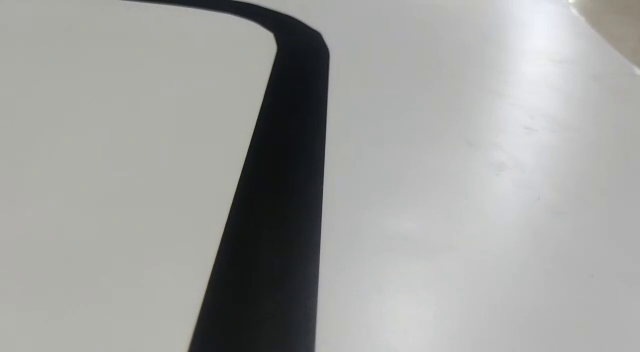
#> input picture frame 42 of test_video_1.mp4, 640 x 352 px
$ python LaneDetectionModule.py
#> lines starting #> are read from the running program, lines starting #| are printed output that depends on the picture; after the words box and inside, x2 and y2 are one past the last pixel; in counts of white or black regions, pixels touching at a corner belong together
### utlis.py
import cv2
import numpy as np

def thresholding(img):
    imgHsv = cv2.cvtColor(img,cv2.COLOR_BGR2HSV)
    lowerWhite = np.array([0,0,0])
    upperWhite = np.array([180,140,100])
    maskwhite = cv2.inRange(img,lowerWhite,upperWhite)
    return maskwhite

def warpImg(img, points, w, h,inv=False):
    pts1 = np.float32(points)
    pts2 = np.float32([[0,0],[w,0],[0,h],[w,h]])
    if inv:
        matrix = cv2.getPerspectiveTransform(pts2,pts1)
    else:
        matrix = cv2.getPerspectiveTransform(pts1, pts2)
    imgWarp = cv2.warpPerspective(img, matrix, (w,h))
    return imgWarp

def nothing(a):
    pass

def initializeTrackbars(initilTracbarVals, wT=480, hT=240):
    cv2.namedWindow('Trackbars')
    cv2.resizeWindow('Trackbars',360,240)
    cv2.createTrackbar('Width Top', 'Trackbars', initilTracbarVals[0],wT//2, nothing)
    cv2.createTrackbar('Height Top', 'Trackbars', initilTracbarVals[1],hT, nothing)
    cv2.createTrackbar('Width bottom', 'Trackbars', initilTracbarVals[2],wT//2, nothing)
    cv2.createTrackbar('Height bottom', 'Trackbars', initilTracbarVals[3],hT, nothing)

def valTrackbars(wT=480, hT=240):
    widthTop = cv2.getTrackbarPos('Width Top', 'Trackbars')
    heightTop = cv2.getTrackbarPos('Height Top', 'Trackbars')
    widthBottom = cv2.getTrackbarPos('Width bottom', 'Trackbars')
    heightBottom = cv2.getTrackbarPos('Height bottom', 'Trackbars')
    points = np.float32([(widthTop, heightTop), (wT-widthTop, heightTop), (widthBottom, heightBottom), (wT-widthBottom, heightBottom)])
    return points

def drawPoints(img, points):
    for x in range(4):
        cv2.circle(img, (int(points[x][0]), int(points[x][1])), 15, (0,0,255), cv2.FILLED)
    return img

def getHistogram(img, minPer=0.1, display=False, region=1):
    if region ==1:
        histValues = np.sum(img, axis=0)
    else:
        histValues = np.sum(img[img.shape[0]//region:,:], axis=0)
    # print(histValues)
    maxValue = np.max(histValues)
    minValue = minPer*maxValue

    indexArray = np.where(histValues >= minValue)
    basePoint = int(np.average(indexArray))
    # print(basePoint)

    if display:
        imgHist = np.zeros((img.shape[0], img.shape[1],3), np.uint8)
        for x,intensity in enumerate(histValues):
            cv2.line(imgHist,(x,img.shape[0]),(x,(img.shape[0]-int(intensity//255//region))),(255,0,255),1)
            cv2.circle(imgHist,(basePoint, img.shape[0]), 20,(0,255,255), cv2.FILLED)
        return basePoint,imgHist
    return basePoint

def stackImages(scale,imgArray):
    rows = len(imgArray)
    cols = len(imgArray[0])
    rowsAvailable = isinstance(imgArray[0], list)
    width = imgArray[0][0].shape[1]
    height = imgArray[0][0].shape[0]
    if rowsAvailable:
        for x in range ( 0, rows):
            for y in range(0, cols):
                if imgArray[x][y].shape[:2] == imgArray[0][0].shape [:2]:
                    imgArray[x][y] = cv2.resize(imgArray[x][y], (0, 0), None, scale, scale)
                else:
                    imgArray[x][y] = cv2.resize(imgArray[x][y], (imgArray[0][0].shape[1], imgArray[0][0].shape[0]), None, scale, scale)
                if len(imgArray[x][y].shape) == 2: imgArray[x][y]= cv2.cvtColor( imgArray[x][y], cv2.COLOR_GRAY2BGR)
        imageBlank = np.zeros((height, width, 3), np.uint8)
        hor = [imageBlank]*rows
        hor_con = [imageBlank]*rows
        for x in range(0, rows):
            hor[x] = np.hstack(imgArray[x])
        ver = np.vstack(hor)
    else:
        for x in range(0, rows):
            if imgArray[x].shape[:2] == imgArray[0].shape[:2]:
                imgArray[x] = cv2.resize(imgArray[x], (0, 0), None, scale, scale)
            else:
                imgArray[x] = cv2.resize(imgArray[x], (imgArray[0].shape[1], imgArray[0].shape[0]), None,scale, scale)
            if len(imgArray[x].shape) == 2: imgArray[x] = cv2.cvtColor(imgArray[x], cv2.COLOR_GRAY2BGR)
        hor= np.hstack(imgArray)
        ver = hor
    return ver

### LaneDetectionModule.py
import cv2
import numpy as np
import utlis

curveList = []
avgVal = 10

def getLaneCurve(img,display):
    imgCopy = img.copy()
    imgResult = img.copy()
    # step 1
    imgThres = utlis.thresholding(img)

    # step 2
    hT, wT, c = img.shape
    points = utlis.valTrackbars()
    imgWarp = utlis.warpImg(imgThres, points, wT,hT)
    imgWarpPoints = utlis.drawPoints(imgCopy, points)

    # step 3
    midPoint, imgHist = utlis.getHistogram(imgWarp,minPer=0.5, display=True,region=4)
    curveAveragePoint, imgHist = utlis.getHistogram(imgWarp,minPer=0.9, display=True,region=1)
    curveRaw = curveAveragePoint-midPoint

    # step 4
    curveList.append(curveRaw)
    if len(curveList)>avgVal:
        curveList.pop(0)

    curve = int(sum(curveList)/len(curveList))

    # step 5
    if display != 0:
        imgInvWarp = utlis.warpImg(imgWarp, points, wT, hT,inv = True)
        # cv2.imshow("inv", imgInvWarp)
        imgInvWarp = cv2.cvtColor(imgInvWarp,cv2.COLOR_GRAY2BGR)
        imgInvWarp[0:hT//3,0:wT] = 0,0,0
        imgLaneColor = np.zeros_like(img)
        imgLaneColor[:] = 0, 255, 0
        imgLaneColor = cv2.bitwise_and(imgInvWarp, imgLaneColor)
        imgResult = cv2.addWeighted(imgResult,1,imgLaneColor,1,0)
        midY = 200
        cv2.putText(imgResult,str(curve),(wT//2-200,50),cv2.FONT_HERSHEY_COMPLEX,1.5,(255,0,255),2)
        cv2.line(imgResult,(wT//2,midY),(wT//2+(curve*3),midY),(255,0,255),5)
        cv2.line(imgResult, ((wT // 2 + (curve * 3)), midY-25), (wT // 2 + (curve * 3), midY+25), (0, 0, 255), 5)
        for x in range(-30, 30):
            w = wT // 20
            cv2.line(imgResult, (w * x + int(curve//50 ), midY-10),
                    (w * x + int(curve//50 ), midY+10), (0, 0, 255), 2)
        # fps = cv2.getTickFrequency() / (cv2.getTickCount() - timer)
        fps = int(cap.get(cv2.CAP_PROP_FPS))
        cv2.putText(imgResult, 'FPS '+str(int(fps)), (300, 40), cv2.FONT_HERSHEY_SIMPLEX, 1, (230,50,50), 3)
    if display == 2:
        imgStacked = utlis.stackImages(0.8,([img,imgWarpPoints,imgWarp],
                                            [imgHist,imgLaneColor,imgResult]))
        cv2.imshow('ImageStack',imgStacked)
    elif display == 1:
        cv2.imshow('Resutlt',imgResult)

    # normalization
    if curve>-5 and curve<=5:
        curve = 0
    elif curve>-10 and curve<=-5:
        curve = -1
    elif curve<-10:
        curve = -2
    elif curve>5 and curve<=10:
        curve = 1
    elif curve>10:
        curve = 2
    return curve

if __name__ == '__main__':
    cap = cv2.VideoCapture('/home/alok/autonomus_robot/test_video_1.mp4')
    # cap = cv2.VideoCapture(0)
    intialTrackBarVals = [130,130,30,240]
    utlis.initializeTrackbars(intialTrackBarVals)
    frameCounter = 0

    while True:
        frameCounter += 1
        if cap.get(cv2.CAP_PROP_FRAME_COUNT) == frameCounter:
            cap.set(cv2.CAP_PROP_POS_FRAMES, 0)
            frameCounter = 0
        success, img = cap.read()
#> img is the input picture: shape (352, 640, 3); mean B, G, R 159.9, 161.6, 161.2
        img = cv2.resize(img,(480,240))
#> img: shape (240, 480, 3)
        curve = getLaneCurve(img, display=2)
#> in thresholding, `imgHsv = cv2.cvtColor(img,cv2.COLOR_BGR2HSV)`: imgHsv: shape (240, 480, 3); mean H, S, V 43.4, 9.1, 162.2
#> in thresholding, `maskwhite = cv2.inRange(img,lowerWhite,upperWhite)`:
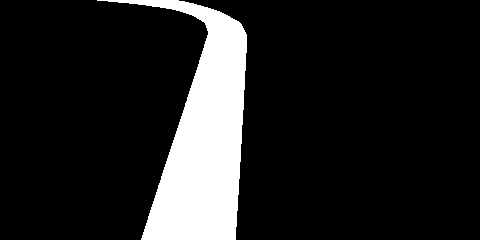
#> maskwhite: shape (240, 480); 13.3% white; 1 white region, box (x1, y1, x2, y2) and area: (97, 0, 247, 240) 15358
#> in warpImg, `imgWarp = cv2.warpPerspective(img, matrix, (w,h))`:
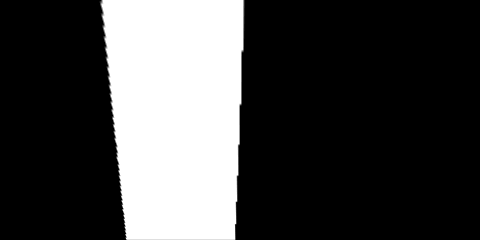
#> imgWarp: shape (240, 480); min 0, max 255, mean 67
#> in getHistogram, `histValues = np.sum(img[img.shape[0]//region:,:], axis=0)`: histValues = 480 values, max 45868 at index 127, min 0 at index 0, mean 11653.3
#> in getHistogram, `maxValue = np.max(histValues)`: maxValue = 45868
#> in getHistogram, `minValue = minPer*maxValue`: minValue = 22934
#> in getHistogram, `basePoint = int(np.average(indexArray))`: basePoint = 177
#> after the loop in getHistogram, `for x,intensity in enumerate(histValues):`:
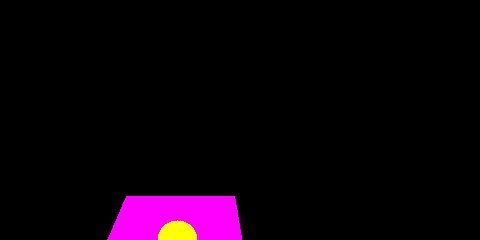
#> imgHist: shape (240, 480, 3); mean of channels 0, 1, 2 10.5, 1.3, 11.9; drawn as B, G, R
#> call 2 of getHistogram, with minPer = 0.9, display = True, region = 1
#> in getHistogram (call 2), `histValues = np.sum(img, axis=0)`: histValues = 480 values, max 61168 at index 127, min 0 at index 0, mean 16086.6
#> in getHistogram (call 2), `maxValue = np.max(histValues)`: maxValue = 61168
#> in getHistogram (call 2), `minValue = minPer*maxValue`: minValue = 55051.2
#> in getHistogram (call 2), `basePoint = int(np.average(indexArray))`: basePoint = 179
#> after the loop in getHistogram (call 2), `for x,intensity in enumerate(histValues):`:
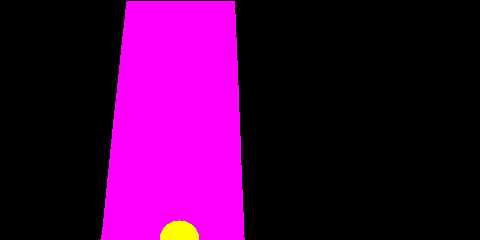
#> imgHist: shape (240, 480, 3); mean of channels 0, 1, 2 65.4, 1.3, 66.8; drawn as B, G, R
#> in getLaneCurve, `curveRaw = curveAveragePoint-midPoint`: curveRaw = 2
#> in getLaneCurve, `cv2.line(imgResult,(wT//2,midY),(wT//2+(curve*3),midY),(255,0,255),5)`: imgResult: shape (240, 480, 3); mean B, G, R 160.2, 178.4, 161.4
#> after the loop in getLaneCurve, `for x in range(-30, 30):`:
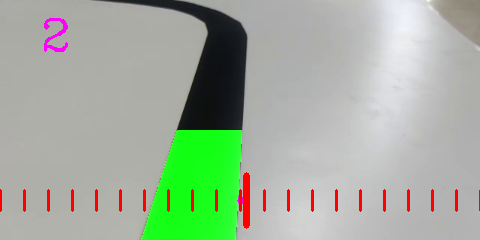
#> imgResult: shape (240, 480, 3); mean B, G, R 157.8, 175.7, 162.7
#> in getLaneCurve, `fps = int(cap.get(cv2.CAP_PROP_FPS))`: fps = 30
#> in getLaneCurve, `cv2.putText(imgResult, 'FPS '+str(int(fps)), (300, 40), cv2.FONT_HERSH..`:
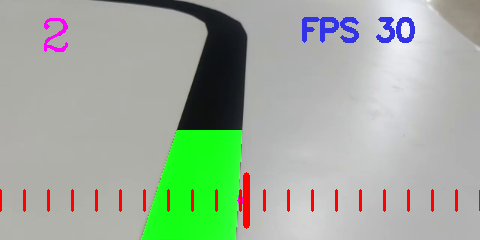
#> imgResult: shape (240, 480, 3); 1.13% of pixels changed, all inside (x1, y1, x2, y2) = (302, 17, 415, 43)
#> after the loop in stackImages, `for x in range(0, rows):`: hor = 2 items
#> in stackImages, `ver = np.vstack(hor)`:
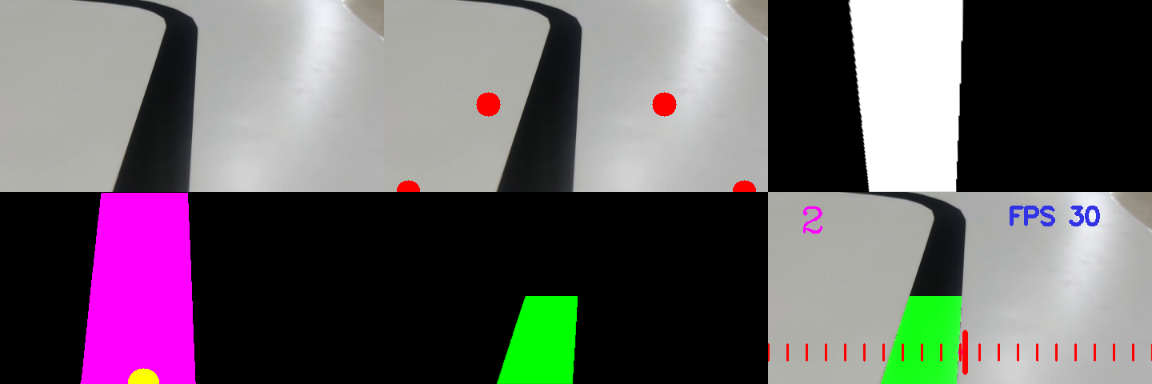
#> ver: shape (384, 1152, 3); mean of channels 0, 1, 2 101.1, 96.9, 103; drawn as B, G, R
#> curve = 0
        print(curve)
#| 0
        # cv2.imshow('video', img)
        if cv2.waitKey(1) & 0xFF == ord('q'):
#> (key q is pressed here)
            break

$ run again, starting later in the video
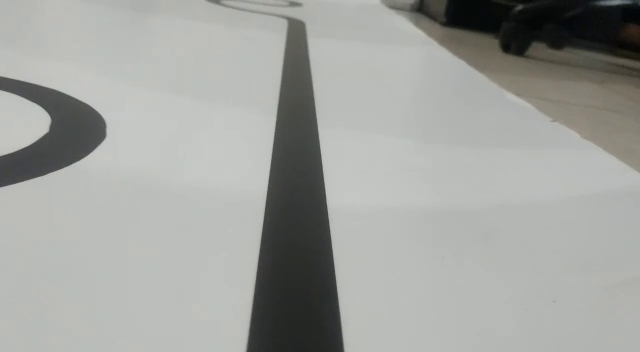
#> input picture frame 190 of test_video_1.mp4, 640 x 352 px
#> img is the input picture: shape (352, 640, 3); mean B, G, R 158.4, 161.7, 160.4
#> imgHsv: shape (240, 480, 3); mean H, S, V 49, 9.5, 162
#> maskwhite: shape (240, 480); 16.6% white; 3 white regions, box (x1, y1, x2, y2) and area: (185, 14, 258, 240) 9462, (295, 0, 480, 61) 6802, (0, 53, 79, 127) 2908
#> in getHistogram, `histValues = np.sum(img[img.shape[0]//region:,:], axis=0)`: histValues = 480 values, max 45868 at index 178, min 0 at index 0, mean 8383.7
#> maxValue = 45868
#> minValue = 22934
#> basePoint = 211
#> curveRaw = 0
#> after the loop in getLaneCurve, `for x in range(-30, 30):`:
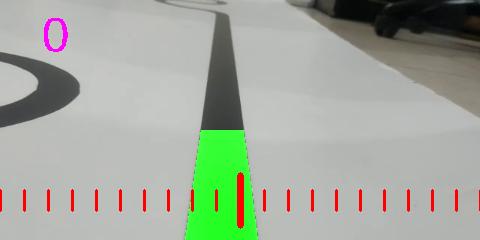
#> imgResult: shape (240, 480, 3); mean B, G, R 156.6, 169.7, 162.1
#> fps = 30
#> after the loop in stackImages, `for x in range(0, rows):`: hor = 2 items
#> in stackImages, `ver = np.vstack(hor)`:
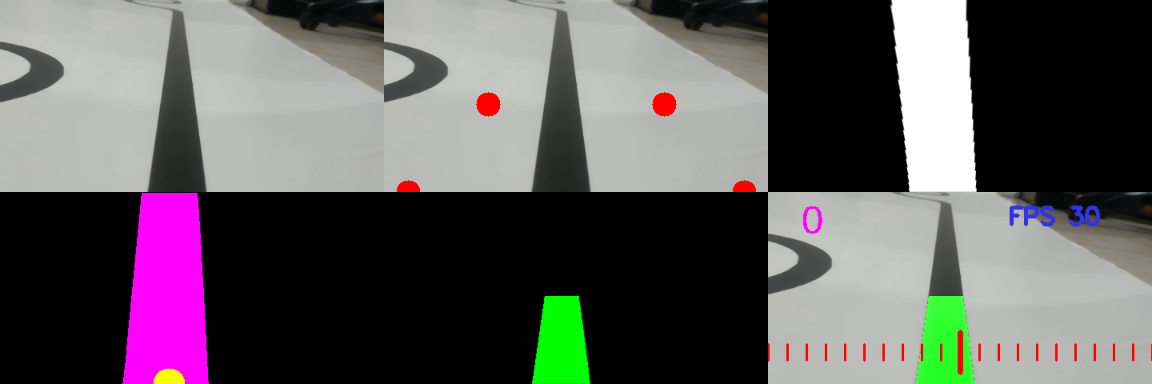
#> ver: shape (384, 1152, 3); mean of channels 0, 1, 2 94, 92, 96.3; drawn as B, G, R
#> `curve = getLaneCurve(img, display=2)`: curve = 0
#| 0

$ run again, starting later in the video
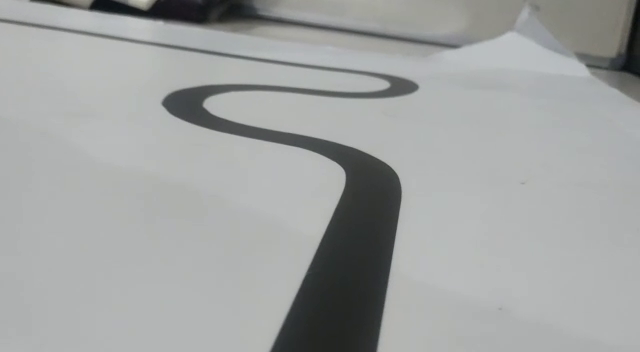
#> input picture frame 339 of test_video_1.mp4, 640 x 352 px
#> img is the input picture: shape (352, 640, 3); mean B, G, R 161.7, 162.4, 160.3
#> imgHsv: shape (240, 480, 3); mean H, S, V 79.6, 6.1, 162.7
#> maskwhite: shape (240, 480); 11.5% white; 15 white regions (11 under 20 px), largest, box (x1, y1, x2, y2) and area: (122, 50, 313, 240) 9937, (23, 0, 343, 32) 2171, (435, 0, 480, 59) 1031, (145, 34, 172, 38) 31
#> in getHistogram, `histValues = np.sum(img[img.shape[0]//region:,:], axis=0)`: histValues = 480 values, max 45868 at index 260, min 0 at index 0, mean 8897.6
#> maxValue = 45868
#> minValue = 22934
#> basePoint = 274
#> curveAveragePoint = 283
#> curveRaw = 9
#> after the loop in getLaneCurve, `for x in range(-30, 30):`:
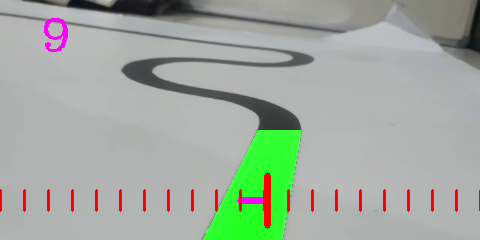
#> imgResult: shape (240, 480, 3); mean B, G, R 160.2, 170.9, 162.5
#> fps = 30
#> after the loop in stackImages, `for x in range(0, rows):`: hor = 2 items
#> in stackImages, `ver = np.vstack(hor)`:
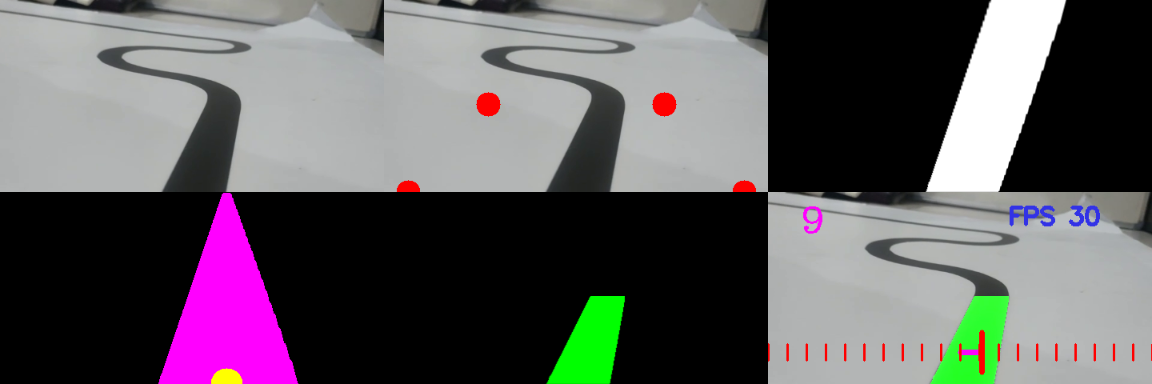
#> ver: shape (384, 1152, 3); mean of channels 0, 1, 2 96.5, 92.9, 97.1; drawn as B, G, R
#> `curve = getLaneCurve(img, display=2)`: curve = 1
#| 1
